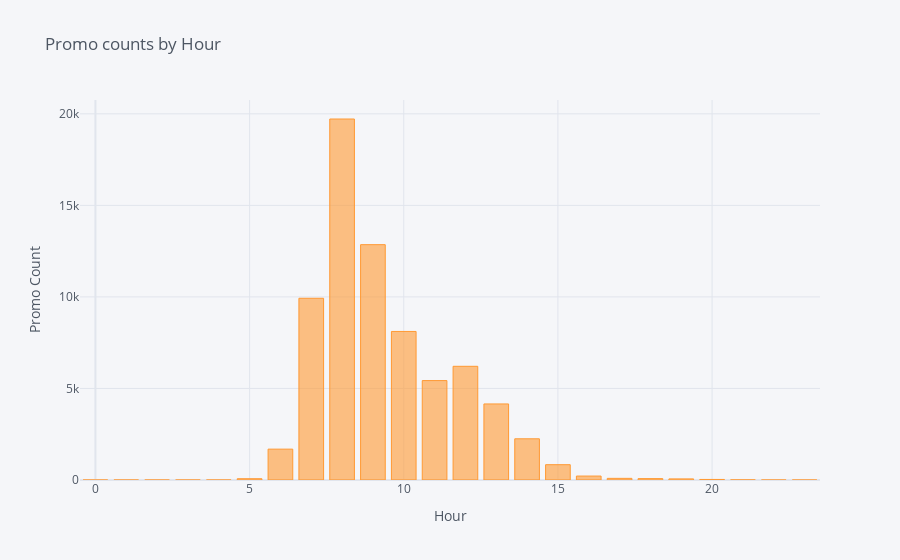

Notebook source saved alongside this figure:
### Code cell
df.groupby('trans_hour')['promo_count'].sum().iplot(kind='bar', title='Promo counts by Hour', xTitle='Hour', yTitle='Promo Count')

### Figure 1 — Plotly figure (JSON) as saved in the notebook; plotly's stock layout.template omitted (floating-point values rounded to 4 significant figures)
{"data": [{"marker": {"color": "rgba(255, 153, 51, 0.6)", "line": {"color": "rgba(255, 153, 51, 1.0)", "width": 1}}, "name": "promo_count", "orientation": "v", "text": "", "type": "bar", "x": [0, 1, 2, 3, 4, 5, 6, 7, 8, 9, 10, 11, 12, 13, 14, 15, 16, 17, 18, 19, 20, 21, 22, 23], "y": [0, 0, 0, 0, 0, 70, 1686, 9926, 19718, 12854, 8114, 5430, 6210, 4154, 2250, 836, 216, 90, 76, 60, 30, 6, 0, 0]}], "layout": {"legend": {"bgcolor": "#F5F6F9", "font": {"color": "#4D5663"}}, "paper_bgcolor": "#F5F6F9", "plot_bgcolor": "#F5F6F9", "title": {"font": {"color": "#4D5663"}, "text": "Promo counts by Hour"}, "xaxis": {"gridcolor": "#E1E5ED", "showgrid": true, "tickfont": {"color": "#4D5663"}, "title": {"font": {"color": "#4D5663"}, "text": "Hour"}, "zerolinecolor": "#E1E5ED"}, "yaxis": {"gridcolor": "#E1E5ED", "showgrid": true, "tickfont": {"color": "#4D5663"}, "title": {"font": {"color": "#4D5663"}, "text": "Promo Count"}, "zerolinecolor": "#E1E5ED"}}}
